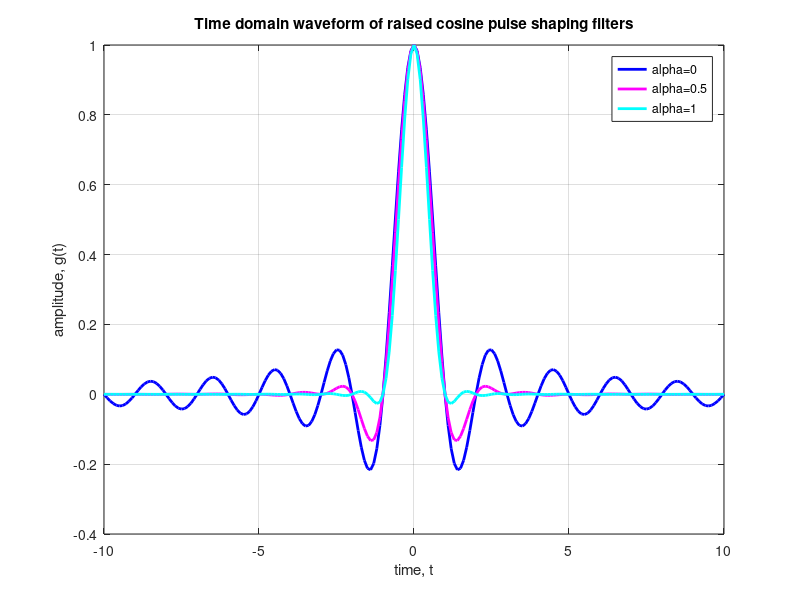
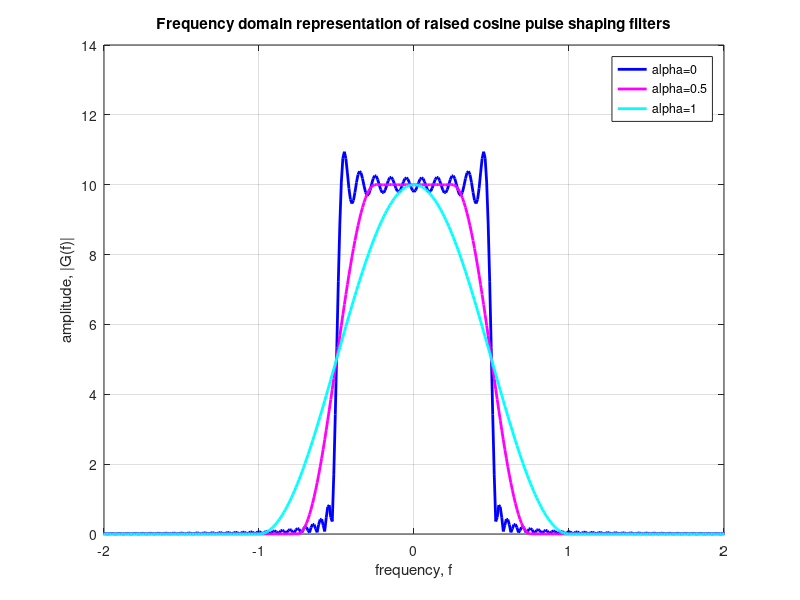

MATLAB code for these plots, in order:
%%%%%%%%%%%%%%%%%%%%%%%%%%%%%%%%%%%%%%%%%%%%%
% Creative Commons
% Attribution-Noncommercial 2.5 India
% You are free:
% to Share — to copy, distribute and transmit the work
% to Remix — to adapt the work
% Under the following conditions:
% Attribution. You must attribute the work in the manner 
% specified by the author or licensor (but not in any way 
% that suggests that they endorse you or your use of the work). 
% Noncommercial. You may not use this work for commercial purposes. 
% For any reuse or distribution, you must make clear to others the 
% license terms of this work. The best way to do this is with a 
% link to this web page.
% Any of the above conditions can be waived if you get permission 
% from the copyright holder.
% Nothing in this license impairs or restricts the author's moral rights.
% http://creativecommons.org/licenses/by-nc/2.5/in/

% Checked for proper operation with Octave Version 3.0.0
% Author	: Krishna
% Email		: krishna@dsplog.com
% Version	: 1.1
% Date		: 25 May 2008
% Details	: Corrected the division by zero error
% Version	: 1.0
% Date		: 21 April 2008
% Details	: First release
% %%%%%%%%%%%%%%%%%%%%%%%%%%%%%%%%%%%%%%%%%%%%%%%%%%%%%%%%%%

% Script for plotting the time domain and frequency domain representation
% of raised cosine filters for various values of alpha

clear all
fs = 10;

% defining the sinc filter
sincNum = sin(pi*[-fs:1/fs:fs]); % numerator of the sinc function
sincDen = (pi*[-fs:1/fs:fs]); % denominator of the sinc function
sincDenZero = find(abs(sincDen) < 10^-10);
sincOp = sincNum./sincDen;
sincOp(sincDenZero) = 1; % sin(pix/(pix) =1 for x =0

alpha = 0;
cosNum = cos(alpha*pi*[-fs:1/fs:fs]);
cosDen = (1-(2*alpha*[-fs:1/fs:fs]).^2);
cosDenZero = find(abs(cosDen)<10^-10);
cosOp = cosNum./cosDen;
cosOp(cosDenZero) = pi/4;
gt_alpha0 = sincOp.*cosOp;
GF_alpha0 = fft(gt_alpha0,1024);

alpha = 0.5;
cosNum = cos(alpha*pi*[-fs:1/fs:fs]);
cosDen = (1-(2*alpha*[-fs:1/fs:fs]).^2);
cosDenZero = find(abs(cosDen)<10^-10);
cosOp = cosNum./cosDen;
cosOp(cosDenZero) = pi/4;
gt_alpha5 = sincOp.*cosOp;
GF_alpha5 = fft(gt_alpha5,1024);

alpha = 1;
cosNum = cos(alpha*pi*[-fs:1/fs:fs]);
cosDen = (1-(2*alpha*[-fs:1/fs:fs]).^2);
cosDenZero = find(abs(cosDen)<10^-10);
cosOp = cosNum./cosDen;
cosOp(cosDenZero) = pi/4;
gt_alpha1 = sincOp.*cosOp;
GF_alpha1 = fft(gt_alpha1,1024);

close all
figure
plot([-fs:1/fs:fs],[gt_alpha0],'b','LineWidth',2)
hold on
plot([-fs:1/fs:fs],[gt_alpha5],'m','LineWidth',2)
plot([-fs:1/fs:fs],[gt_alpha1],'c','LineWidth',2)
legend('alpha=0','alpha=0.5','alpha=1');
grid on
xlabel('time, t')
ylabel('amplitude, g(t)')
title('Time domain waveform of raised cosine pulse shaping filters')

figure
plot([-512:511]/1024*fs, abs(fftshift(GF_alpha0)),'b','LineWidth',2);
hold on
plot([-512:511]/1024*fs, abs(fftshift(GF_alpha5)),'m','LineWidth',2);

plot([-512:511]/1024*fs, abs(fftshift(GF_alpha1)),'c','LineWidth',2);
legend('alpha=0','alpha=0.5','alpha=1');
axis([-2 2 0 14])
grid on
xlabel('frequency, f')
ylabel('amplitude, |G(f)|')
title('Frequency domain representation of raised cosine pulse shaping filters')
